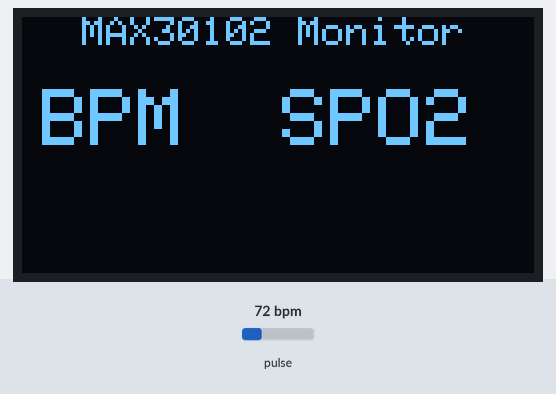
Simulated run of this program. Board: ESP32. On the bench: 128×64 one-colour display. The inputs (shaded band) are chosen by the test bench; at power-on: pulse 72 bpm. WiFi joins after 1.5 s; servers stay silent unless stated; what the program prints to the serial monitor is not drawn.

Above: at 1.6 s.
At 3.1 s:
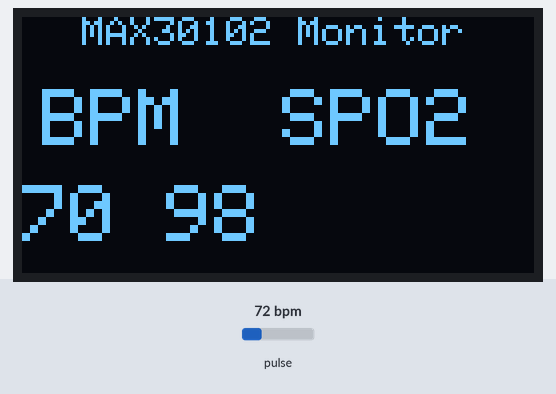
3.2 s: pulse set to 70 bpm
At 3.9 s:
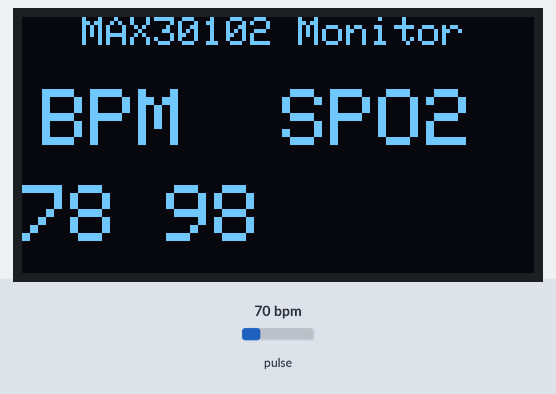
5.8 s: pulse set to 100 bpm
At 8.0 s:
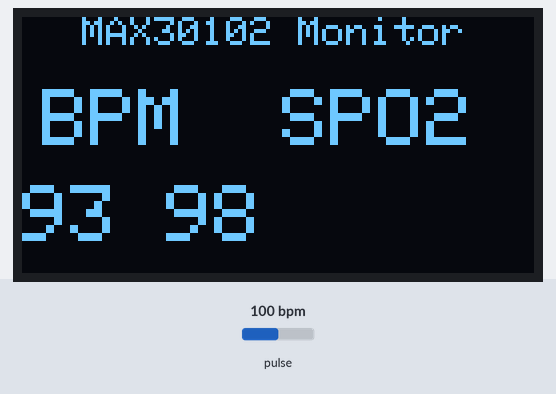
8.1 s: pulse set to 42 bpm
At 9.4 s:
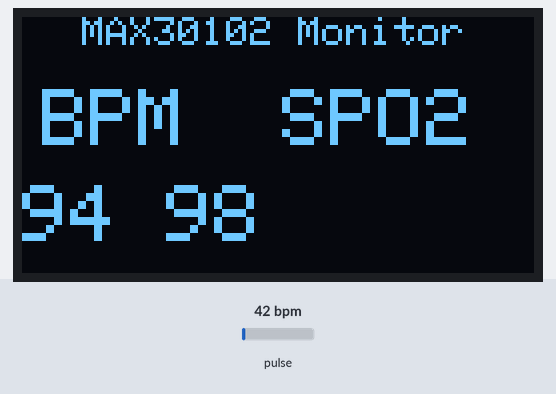
Timing chart, 0 to 11.1 s (numbered marks = the images above; inputs shaded):
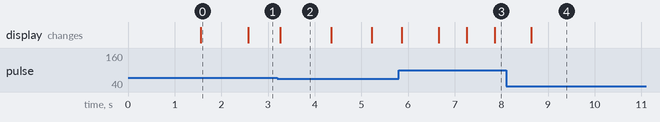

The program:

main.cpp
```cpp
#include <WiFi.h>
#include <FirebaseESP32.h>

#include <Wire.h>
#include <MAX30105.h>

#include <Adafruit_GFX.h>
#include <Adafruit_SSD1306.h>

// ================= FIREBASE =================

#include "secrets.h" // WIFI_SSID, WIFI_PASSWORD, API_KEY (template: include/secrets.example.h)

#define DATABASE_URL "heartrock-5baf0-default-rtdb.asia-southeast1.firebasedatabase.app/"

FirebaseData fbdo;
FirebaseAuth auth;
FirebaseConfig config;
FirebaseJson json;

// ================= OLED =================

#define SCREEN_WIDTH 128
#define SCREEN_HEIGHT 64
#define OLED_RESET -1

Adafruit_SSD1306 display(
  SCREEN_WIDTH,
  SCREEN_HEIGHT,
  &Wire,
  OLED_RESET
);

// ================= SENSOR =================

MAX30105 sensor;

// ================= SETTINGS =================

const unsigned long kFingerThreshold = 10000;
const unsigned int kFingerCooldownMs = 500;

const int kAveragingSamples = 5;

// ================= VARIABLES =================

float lastValue = 0;
float lastDiff = 0;

int bpmBuffer[kAveragingSamples];
int spo2Buffer[kAveragingSamples];

int bufferIndex = 0;
int sampleCount = 0;

long last_heartbeat = 0;
long finger_timestamp = 0;

bool finger_detected = false;

// ================= STATISTICS =================

float redMin = 999999;
float redMax = 0;
float redAvg = 0;

float irMin = 999999;
float irMax = 0;
float irAvg = 0;

int statCount = 0;

// ================= FUNCTION DECLARATIONS =================

void initDrawScreen(void);

void displayMeasuredValues(
  bool no_finger,
  int32_t beatAvg,
  int32_t spo2
);

// ================= SETUP =================

void setup()
{
  Serial.begin(115200);

  // ================= WIFI =================

  WiFi.begin(WIFI_SSID, WIFI_PASSWORD);

  Serial.print("Connecting to WiFi");

  while (WiFi.status() != WL_CONNECTED)
  {
    Serial.print(".");
    delay(500);
  }

  Serial.println();
  Serial.println("WiFi Connected");
  Serial.println(WiFi.localIP());

  // ================= FIREBASE =================

  config.api_key = API_KEY;
  config.database_url = DATABASE_URL;

  if (Firebase.signUp(&config, &auth, "", ""))
  {
    Serial.println("Firebase signUp OK");
  }
  else
  {
    Serial.printf(
      "SignUp Error: %s\n",
      config.signer.signupError.message.c_str()
    );
  }

  Firebase.begin(&config, &auth);
  Firebase.reconnectWiFi(true);

  Serial.println("Firebase Ready");

  // ================= I2C =================

  Wire.begin();
  Wire.setClock(400000);

  // ================= OLED =================

  if (!display.begin(
        SSD1306_SWITCHCAPVCC,
        0x3C))
  {
    while (1);
  }

  display.clearDisplay();
  display.setTextColor(WHITE);

  // ================= SENSOR =================

  if (!sensor.begin(Wire, I2C_SPEED_FAST))
  {
    Serial.println("Sensor not found");

    while (1);
  }

  sensor.setup(
    60,
    4,
    2,
    100,
    411,
    4096
  );

  sensor.setPulseAmplitudeRed(0x2A);
  sensor.setPulseAmplitudeIR(0x2A);

  initDrawScreen();
}
// ================= LOOP =================

void loop()
{
  long redValue = sensor.getRed();
  long irValue = sensor.getIR();

  // ================= FINGER DETECTION =================

  if(redValue > kFingerThreshold)
  {
    if (millis() - finger_timestamp >
        kFingerCooldownMs)
    {
      finger_detected = true;
    }
  }
  else
  {
    finger_detected = false;

    finger_timestamp = millis();

    displayMeasuredValues(
      true,
      0,
      0
    );

    return;
  }

  // ================= HEART DETECTION =================

  float currentValue = redValue;

  float currentDiff =
    currentValue - lastValue;

  // ================= PEAK DETECTION =================

  if(lastDiff > 0 &&
      currentDiff < 0)
  {
    long currentBeat = millis();

    if (last_heartbeat != 0)
    {
      int bpm =
        60000 /
        (currentBeat -
         last_heartbeat);

      if (bpm > 45 &&
          bpm < 180)
      {
        bpmBuffer[bufferIndex] = bpm;

        // ================= SPO2 STATS =================

        if (redValue < redMin)
          redMin = redValue;

        if (redValue > redMax)
          redMax = redValue;

        if (irValue < irMin)
          irMin = irValue;

        if (irValue > irMax)
          irMax = irValue;

        redAvg += redValue;
        irAvg += irValue;

        statCount++;

        float spo2 = 98;

        if (statCount > 10)
        {
          float redAC =
            redMax - redMin;

          float irAC =
            irMax - irMin;

          float redDC =
            redAvg / statCount;

          float irDC =
            irAvg / statCount;

          float r =
            (redAC / redDC) /
            (irAC / irDC);

          spo2 =
            110 - (25 * r);

          if (spo2 > 100)
            spo2 = 100;

          if (spo2 < 80)
            spo2 = 80;
        }

        spo2Buffer[bufferIndex] =
          (int)spo2;

        bufferIndex++;

        if (bufferIndex >=
            kAveragingSamples)
        {
          bufferIndex = 0;
        }

        if (sampleCount <
            kAveragingSamples)
        {
          sampleCount++;
        }

        // ================= AVERAGING =================

        int average_bpm = 0;
        int average_spo2 = 0;

        for (int i = 0;
             i < sampleCount;
             i++)
        {
          average_bpm +=
            bpmBuffer[i];

          average_spo2 +=
            spo2Buffer[i];
        }

        average_bpm /=
          sampleCount;

        average_spo2 /=
          sampleCount;

        // ================= SERIAL =================

        Serial.print("BPM: ");
        Serial.println(
          average_bpm);

        Serial.print("SpO2: ");
        Serial.println(
          average_spo2);

        // ================= OLED =================

        displayMeasuredValues(
          false,
          average_bpm,
          average_spo2
        );

        // ================= FIREBASE =================

        json.clear();

        json.set(
          "bpm",
          average_bpm
        );

        json.set(
          "spo2",
          average_spo2
        );

        json.set(
          "timestamp",
          millis()
        );

        if (
          Firebase.updateNode(
            fbdo,
            "/healthData",
            json
          )
        )
        {
          Serial.println(
            "Firebase Upload OK"
          );
        }
        else
        {
          Serial.print(
            "Firebase Error: "
          );

          Serial.println(
            fbdo.errorReason()
          );
        }

        // ================= RESET =================

        redMin = 999999;
        redMax = 0;

        irMin = 999999;
        irMax = 0;

        redAvg = 0;
        irAvg = 0;

        statCount = 0;
      }
    }

    last_heartbeat =
      currentBeat;
  }

  lastDiff = currentDiff;
  lastValue = currentValue;

  delay(10);
}

// ================= OLED START =================

void initDrawScreen(void)
{
  display.clearDisplay();

  display.setTextSize(1);

  display.setCursor(15, 0);
  display.println("MAX30102 Monitor");

  display.setTextSize(2);

  display.setCursor(5, 18);
  display.println("BPM  SPO2");

  display.display();
}

// ================= OLED DISPLAY =================

void displayMeasuredValues(
  bool no_finger,
  int32_t beatAvg,
  int32_t spo2)
{
  display.fillRect(
    0,
    40,
    128,
    24,
    BLACK
  );

  display.setTextColor(
    WHITE
  );

  if (no_finger)
  {
    display.setTextSize(2);

    display.setCursor(0, 45);

    display.println(
      "No Finger"
    );

    display.display();
  }
  else
  {
    display.setCursor(0, 42);

    display.setTextSize(2);

    display.print(beatAvg);

    display.print(" ");

    if (spo2 >= 70 &&
        spo2 <= 100)
    {
      display.print(spo2);
    }
    else
    {
      display.print("--");
    }

    display.display();
  }
}
```

secrets.example.h
```cpp
#pragma once

// Copy this file to secrets.h (same folder) and fill in your own values.
// secrets.h is gitignored, so your credentials never reach GitHub.

#define WIFI_SSID     "your-wifi-ssid"
#define WIFI_PASSWORD "your-wifi-password"
#define API_KEY       "your-firebase-web-api-key"
```

Measured:
- after the input at 3.2 s, the display: changes after 0.06 s (image 2)
- what the display in image 0 shows lasts 1.0 s, from 1.6 s to 2.6 s
- what the display in image 2 shows lasts 1.1 s, from 3.3 s to 4.4 s
